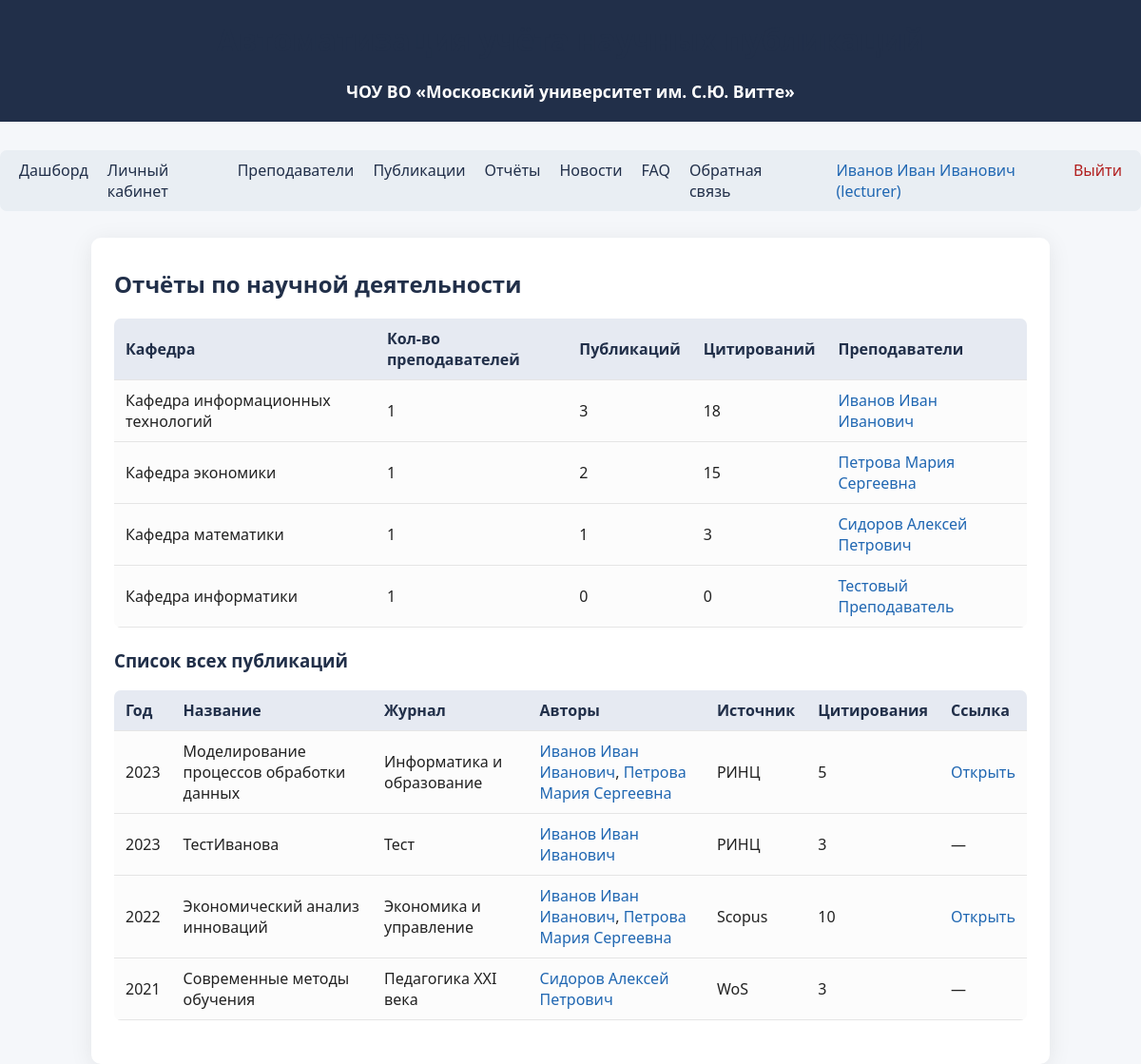
The app's page /reports (signed in) with its own data.
### tables this page shows
CREATE TABLE users (
            id INTEGER PRIMARY KEY AUTOINCREMENT,
            fio TEXT,
            email TEXT UNIQUE,
            password TEXT,
            role TEXT,
            lecturer_id INTEGER
        );

CREATE TABLE lecturers (
            id INTEGER PRIMARY KEY AUTOINCREMENT,
            fio TEXT,
            position TEXT,
            department TEXT,
            academic_degree TEXT,
            orcid TEXT,
            email TEXT
        );

CREATE TABLE publications (
            id INTEGER PRIMARY KEY AUTOINCREMENT,
            title TEXT,
            year INTEGER,
            journal TEXT,
            source TEXT,
            link TEXT,
            citations INTEGER,
            doi TEXT,
            file_path TEXT,
            status TEXT DEFAULT 'new',
            review_comment TEXT,
            revision_deadline TEXT,
            reviewer_id INTEGER
        );

### app/routes.py (the view)
@bp.route('/reports')
def reports():
    lecturers = get_all_lecturers()
    pubs = get_all_publications()
    departments = {}
    for l in lecturers:
        dep = l['department']
        if dep not in departments:
            departments[dep] = {'lecturers': [], 'publications': 0, 'citations': 0}
        departments[dep]['lecturers'].append(l)
        pubs_by_l = get_publications_by_lecturer(l['id'])
        departments[dep]['publications'] += len(pubs_by_l)
        departments[dep]['citations'] += sum([int(p['citations']) for p in pubs_by_l if p['citations']])
    return render_template('reports.html', departments=departments, pubs=pubs)

### app/models.py (called while the page is built)
def get_db():
    db = getattr(g, '_database', None)
    if db is None:
        db = g._database = sqlite3.connect(DATABASE)
        db.row_factory = sqlite3.Row
    return db

def get_user_by_id(user_id):
    db = get_db()
    user = db.execute(
        "SELECT * FROM users WHERE id = ?", (user_id,)
    ).fetchone()
    return user

def get_all_lecturers():
    db = get_db()
    return db.execute(
        "SELECT * FROM lecturers"
    ).fetchall()

def get_all_publications():
    db = get_db()
    pubs = db.execute(
        "SELECT * FROM publications ORDER BY year DESC"
    ).fetchall()
    return pubs

def get_publications_by_lecturer(lecturer_id):
    db = get_db()
    pubs = db.execute(
        "SELECT p.* FROM publications p "
        "JOIN lecturer_publications lp ON p.id = lp.publication_id "
        "WHERE lp.lecturer_id = ? ORDER BY p.year DESC",
        (lecturer_id,)
    ).fetchall()
    return pubs

### app/routes.py (called while the page is built)
@bp.before_app_request
def load_logged_in_user():
    user_id = session.get('user_id')
    g.user = get_user_by_id(user_id) if user_id else None

### app/templates/reports.html (shortened to what this page needs)
{% extends "base.html" %}
{% block content %}
<h2>Отчёты по научной деятельности</h2>
<table>
    <thead>
        <tr>
            <th>Кафедра</th>
            <th>Кол-во преподавателей</th>
            <th>Публикаций</th>
            <th>Цитирований</th>
            <th>Преподаватели</th>
        </tr>
    </thead>
    <tbody>
    {% for department, data in departments.items() %}
        <tr>
            <td>{{ department }}</td>
            <td>{{ data['lecturers']|length }}</td>
            <td>{{ data['publications'] }}</td>
            <td>{{ data['citations'] }}</td>
            <td>
                {% for l in data['lecturers'] %}
                    <a href="{{ url_for('main.lecturer_profile', lecturer_id=l['id']) }}">{{ l['fio'] }}</a>{% if not loop.last %}, {% endif %}
                {% endfor %}
            </td>
        </tr>
    {% endfor %}
    </tbody>
</table>
<h3>Список всех публикаций</h3>
<table>
    <thead>
        <tr>
            <th>Год</th>
            <th>Название</th>
            <th>Журнал</th>
            <th>Авторы</th>
            <th>Источник</th>
            <th>Цитирования</th>
            <th>Ссылка</th>
        </tr>
    </thead>
    <tbody>
    {% for pub in pubs %}
        <tr>
            <td>{{ pub['year'] }}</td>
            <td>{{ pub['title'] }}</td>
            <td>{{ pub['journal'] }}</td>
            <td>
                {% set authors = [] %}
                {% for lecturer in get_all_lecturers() %}
                    {% for lp in get_publications_by_lecturer(lecturer['id']) %}
                        {% if lp['id'] == pub['id'] %}
                            {% set _ = authors.append('<a href="' ~ url_for('main.lecturer_profile', lecturer_id=lecturer['id']) ~ '">' ~ lecturer['fio'] ~ '</a>') %}
                        {% endif %}
                    {% endfor %}
                {% endfor %}
                {{ authors|join(', ')|safe }}
            </td>
            <td>{{ pub['source'] }}</td>
            <td>{{ pub['citations']|default(0) }}</td>
            <td>
                {% if pub['link'] %}
                    <a href="{{ pub['link'] }}" target="_blank">Открыть</a>
                {% else %}
                    —
                {% endif %}
            </td>
        </tr>
    {% endfor %}
    </tbody>
</table>
{% endblock %}

### app/templates/base.html (shortened to what this page needs)
<!DOCTYPE html>
<html lang="ru">
<head>
    <link rel="stylesheet" href="{{ url_for('static', filename='css/style.css') }}">
</head>
<body>
    <div class="header">
        <h1>Автоматизация учёта научных публикаций</h1>
        <div style="font-size:1.1em;margin-top:5px;">
            <b>ЧОУ ВО «Московский университет им. С.Ю. Витте»</b>
        </div>
    </div>
    <nav>
        {% if g.user %}
            <a href="{{ url_for('main.dashboard') }}">Дашборд</a>
        {% endif %}
        <a href="{{ url_for('main.profile') }}">Личный кабинет</a>
        <a href="{{ url_for('main.lecturers') }}">Преподаватели</a>
        <a href="{{ url_for('main.publications') }}">Публикации</a>
        <a href="{{ url_for('main.reports') }}">Отчёты</a>
        <a href="{{ url_for('main.news_list') }}">Новости</a>
        <a href="{{ url_for('main.faq') }}">FAQ</a>
        <a href="{{ url_for('main.feedback') }}">Обратная связь</a>
        <span style="margin-left:25px;color:#2067b2;">
            {% if g.user %}
                {{ g.user['fio']|default('Пользователь') }} ({{ g.user['role']|default('') }})
            {% endif %}
        </span>
        {% if g.user %}
            <a href="{{ url_for('main.logout') }}" style="margin-left:auto;color:#b21f1f;">Выйти</a>
        {% else %}
            <a href="{{ url_for('main.login') }}" style="margin-left:auto;color:#2067b2;">Войти</a>
        {% endif %}
    </nav>
    <div class="container">
        {% block content %}{% endblock %}
    </div>
</body>
</html>

### app/static/css/style.css (style rules this page uses)
body { font-family: 'Segoe UI', Arial, sans-serif; background: #f5f7fa; margin: 0; padding: 0; color: #222; }
.header { background: #212f49; color: #fff; padding: 20px 0; text-align: center; margin-bottom: 30px; }
.container { max-width: 960px; margin: 0 auto; background: #fff; padding: 32px 24px 24px 24px; border-radius: 10px; box-shadow: 0 4px 24px 0 rgba(0,0,0,0.08); }
h1, h2, h3 { color: #212f49; margin-top: 0; }
a { color: #2067b2; text-decoration: none; }
nav { margin-bottom: 28px; background: #e9eef3; padding: 10px 20px; border-radius: 7px; display: flex; gap: 20px; justify-content: center; }
nav a { color: #212f49; font-weight: 500; }
table { border-collapse: collapse; width: 100%; margin-bottom: 22px; background: #fcfcfc; border-radius: 7px; overflow: hidden; }
th, td { padding: 10px 12px; text-align: left; border-bottom: 1px solid #e5e5e5; }
th { background: #e6eaf2; color: #212f49; font-weight: 600; }

### records on screen
users: user.fio "Иванов Иван Иванович", user.role "lecturer"
lecturers: department "Кафедра информационных технологий", lecturers|length "1", publications "3", citations "18", fio "Иванов Иван Иванович"
lecturers: department "Кафедра экономики", lecturers|length "1", publications "2", citations "15", fio "Петрова Мария Сергеевна"
lecturers: department "Кафедра математики", lecturers|length "1", publications "1", citations "3", fio "Сидоров Алексей Петрович"
lecturers: department "Кафедра информатики", lecturers|length "1", publications "0", citations "0", fio "Тестовый Преподаватель"
publications: year "2023", title "Моделирование процессов обработки данных", journal "Информатика и образование", authors "Иванов Иван Иванович , Петрова Мария Сергеевна", source "РИНЦ", citations "5"
publications: year "2023", title "ТестИванова", journal "Тест", authors "Иванов Иван Иванович", source "РИНЦ", citations "3"
publications: year "2022", title "Экономический анализ инноваций", journal "Экономика и управление", authors "Иванов Иван Иванович , Петрова Мария Сергеевна", source "Scopus", citations "10"
publications: year "2021", title "Современные методы обучения", journal "Педагогика XXI века", authors "Сидоров Алексей Петрович", source "WoS", citations "3"
